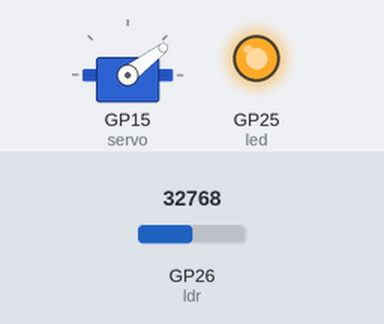
A program run on a simulated Raspberry Pi Pico running MicroPython. Shown: servo, output pins drawn as LEDs (lit = HIGH). The inputs (shaded band) are chosen by the test bench; at power-on: GP26 (ldr) = 32768 (analog values on the 0–65535 scale). Servo angles are drawn from the pulse width (0.5 ms = 0°, 2.5 ms = 180°); what the program prints to the serial console is not drawn.

Above: at 1.2 s.
1.3 s: GP26 (ldr) set to 64352
2.8 s: GP26 (ldr) set to 65008
At 3.5 s:
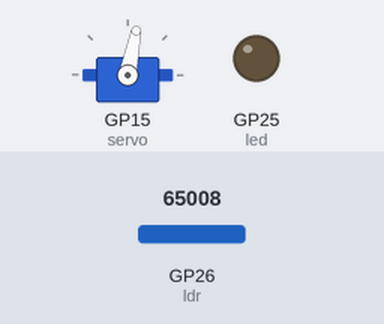
4.3 s: GP26 (ldr) set to 57670
At 4.6 s:
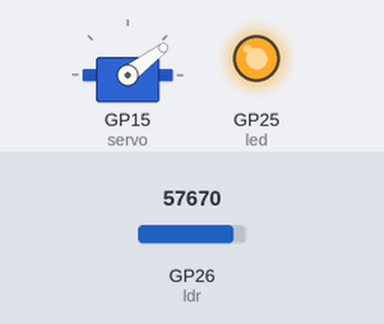
5.8 s: GP26 (ldr) set to 65535
At 7.0 s:
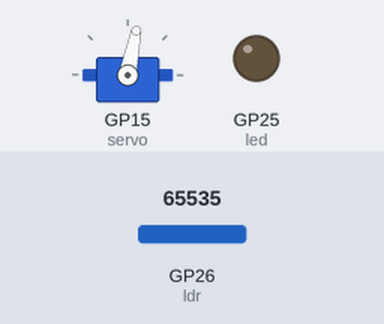
Timing chart, 0 to 8.3 s (numbered marks = the images above; inputs shaded):
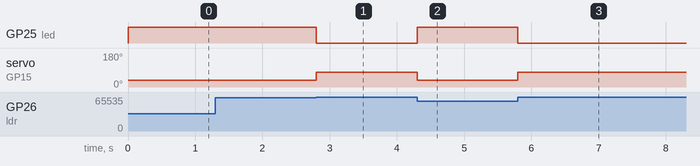

Measured:
- the behaviour switches between 64992 and 65008 on GP26 (ldr) (found by bisection; images 0 and 1)
- after the input at 2.8 s, GP25 (led): HIGH → LOW at once; servo on GP15 (servo): 37° → 79° at once
- after the input at 4.3 s, GP25 (led): LOW → HIGH at once; servo on GP15 (servo): 79° → 37° at once
- after the input at 5.8 s, GP25 (led): HIGH → LOW at once; servo on GP15 (servo): 37° → 79° at once

The program:

Raspberry_Pi_Pico.py
```python
from machine import Pin, PWM
import time               #importar librerias

servo = PWM(Pin(15))      #Seleccionamos el pin 15 para la señal PWM del Servo
servo.freq(50)            #Seleccionamos la frecuencia del servo
ldr = machine.ADC(26)     #Seleccionamos el pin 26 ADC "pin analógico"
led = Pin(25,Pin.OUT)     #Seleccionamos el LED de la placa Pi Pico que corresponde al pin 25

while True:               #Se utiliza para especificar un bucle infinito

     valor = ldr.read_u16()        # La variable "valor" es igual al voltaje lee, con una precisión de 16 bits
     print("Valor LDR: " , valor)  # Imprimimos las variables, en este caso es "valor"

     time.sleep(0)                 #Tiempo de espera

     if valor > 65000:             #Si "valor" es mayor a 65000 deberá alzar el brazo
         led.low()                 #Apago LED
         servo.duty_u16(4500)      #Gira brazo del servo 80°

     else:                         #Si no cumlple con valores mayores 65000
         led.high()                #Enciende LED
         servo.duty_u16(3000)      #Gira brazo del servo 40°

        
```
